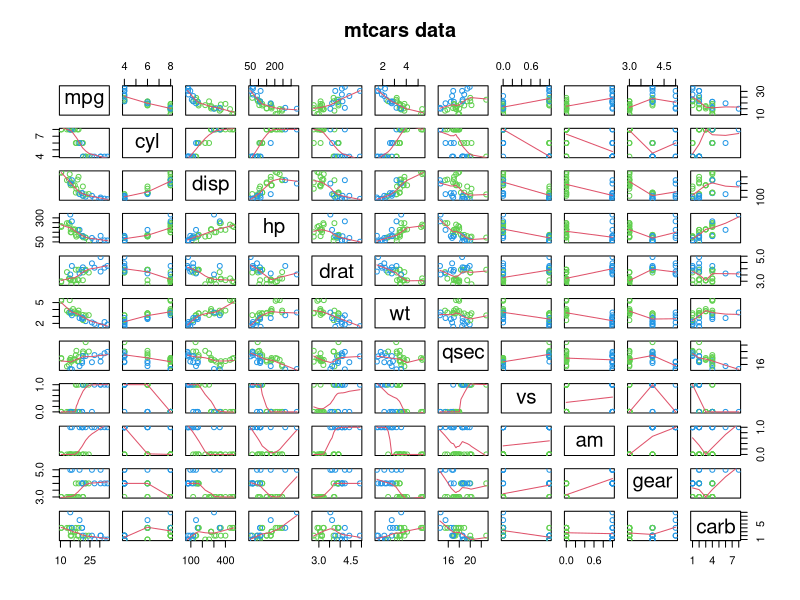
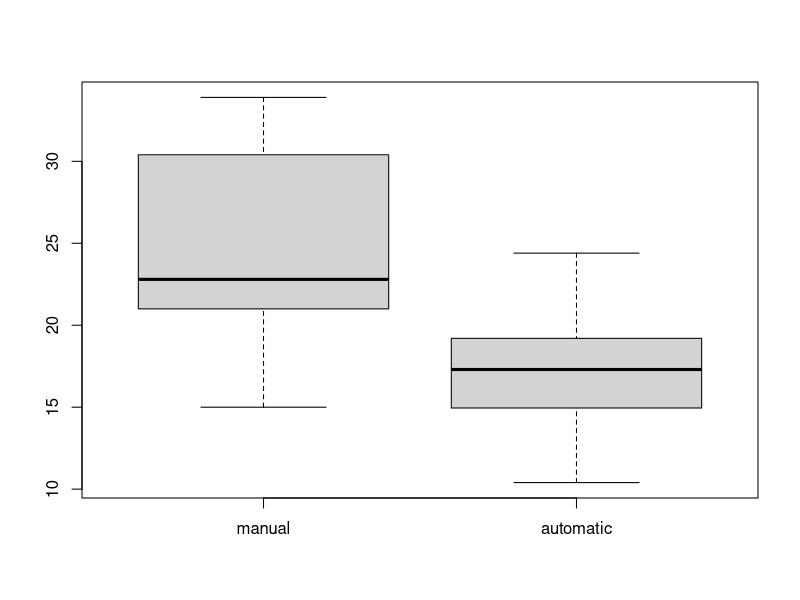
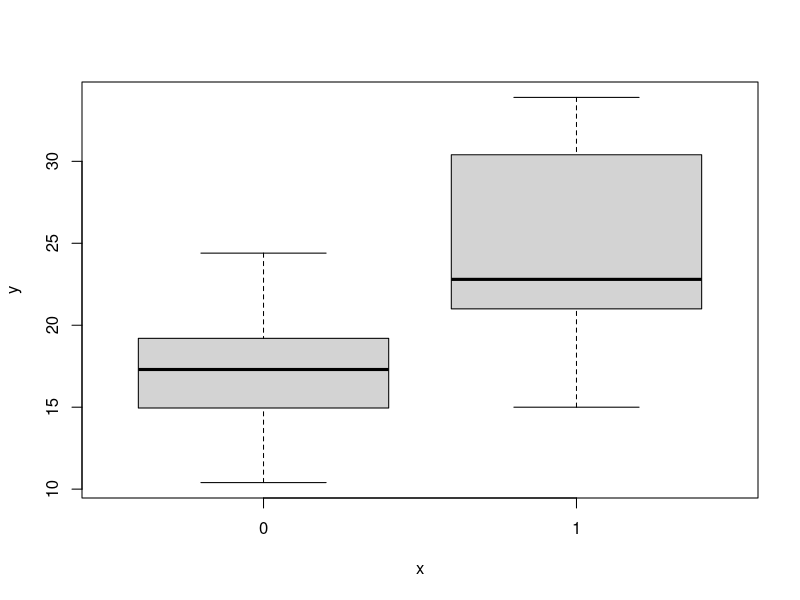
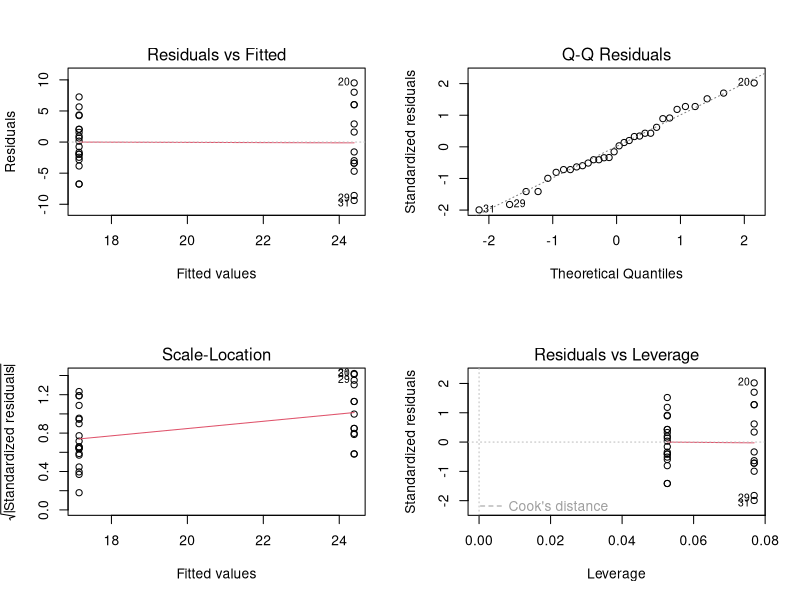

These figures' R source, in order: (Note: this script raises an error after producing the figures.)

data(mtcars)
library(plyr)
library(dplyr)
library(reshape2)


pairs(mtcars, panel=panel.smooth, main="mtcars data", col=3+(mtcars$am==1))
mtcars[,9] <- as.factor(mtcars[,9])

##### analysis based on "am" only
data(mtcars)
data <-  mtcars[,c("mpg","am")]
data[,"am"] <-  as.factor(data[,"am"])

attach(data)
summary(am)
summary(mpg)
summary(mpg[am == 1])
summary(mpg[am == 0])

boxplot(list(manual=mpg[am==1], automatic=mpg[am==0]) )
plot(am, mpg)
fit <- lm(mpg~am)
summary(fit)
par(mfrow=c(2,2))
plot(fit)

# plot(predict(fit), resid(fit))
# Because the data were coded as 0/1, the coefficient is directly
# interpreted as the manual (1) - auto (0) difference. 
# In other words, manual on average were 7.245
# points greater than auto, a significant difference.

##### analysis based on all the covariates

data(mtcars); par(mfrow=c(2,2))
fit1 <- lm(mpg~., data=mtcars)
sqrt(vif(fit1))
plot(fit1)

fit10 <- lm(mpg~ am, data=mtcars)
fit9 <- update(fit10, mpg~  cyl + am, data=mtcars)
fit8 <- update(fit10, mpg~  cyl + disp + am, data=mtcars)
fit7 <- update(fit10, mpg~  cyl + disp + hp + am, data=mtcars)
fit6 <- update(fit10, mpg~  cyl + disp + hp + drat + am, data=mtcars)
fit5 <- update(fit10, mpg~  cyl + disp + hp + drat + wt + am, data=mtcars)
fit4 <- update(fit10, mpg~  cyl + disp + hp + drat + wt + qsec + am , data=mtcars)
fit3 <- update(fit10, mpg~  cyl + disp + hp + drat + wt + qsec + vs+ am , data=mtcars)
fit2 <- update(fit10, mpg~  cyl + disp + hp + drat + wt + qsec + vs+ am + gear, data=mtcars)
fit1 <- update(fit10, mpg~ cyl + disp + hp + drat + wt + qsec + vs+ am + gear + carb, data=mtcars)





